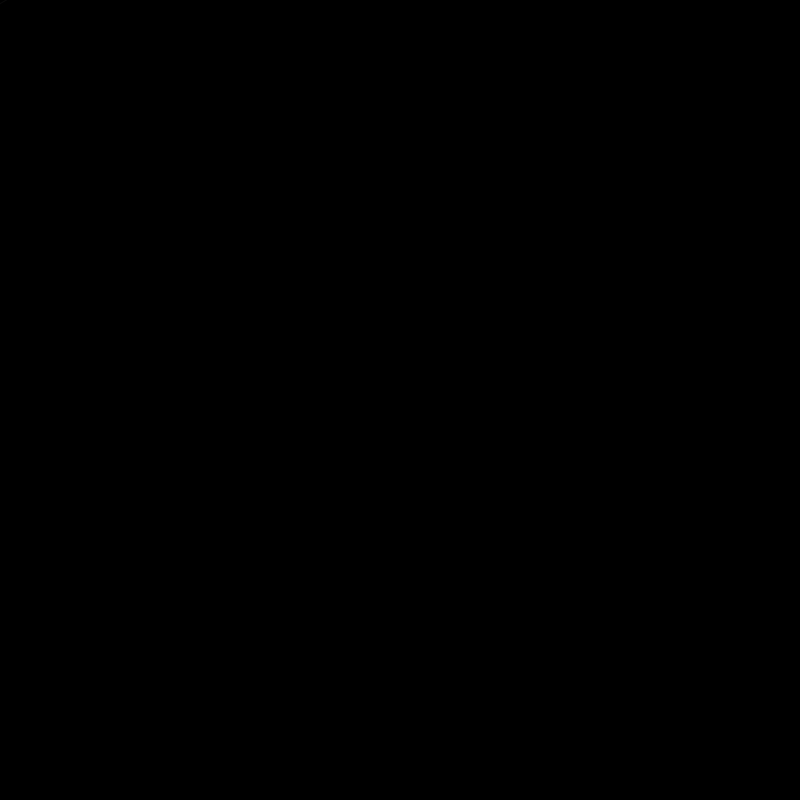
Frame 1 (no input)
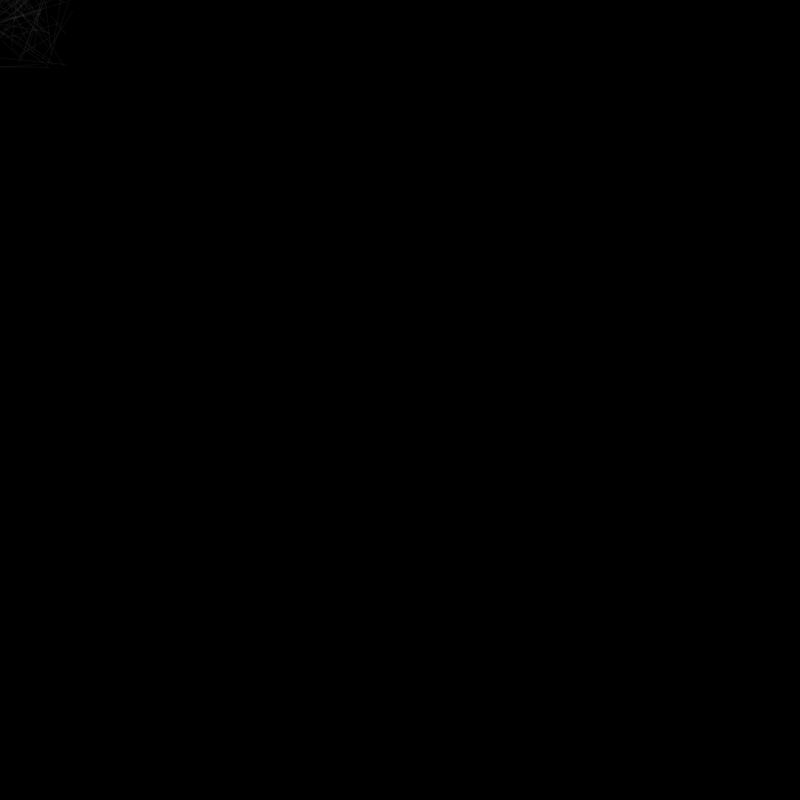
Frame 60 (the mouse pressed at the canvas centre just before this capture)
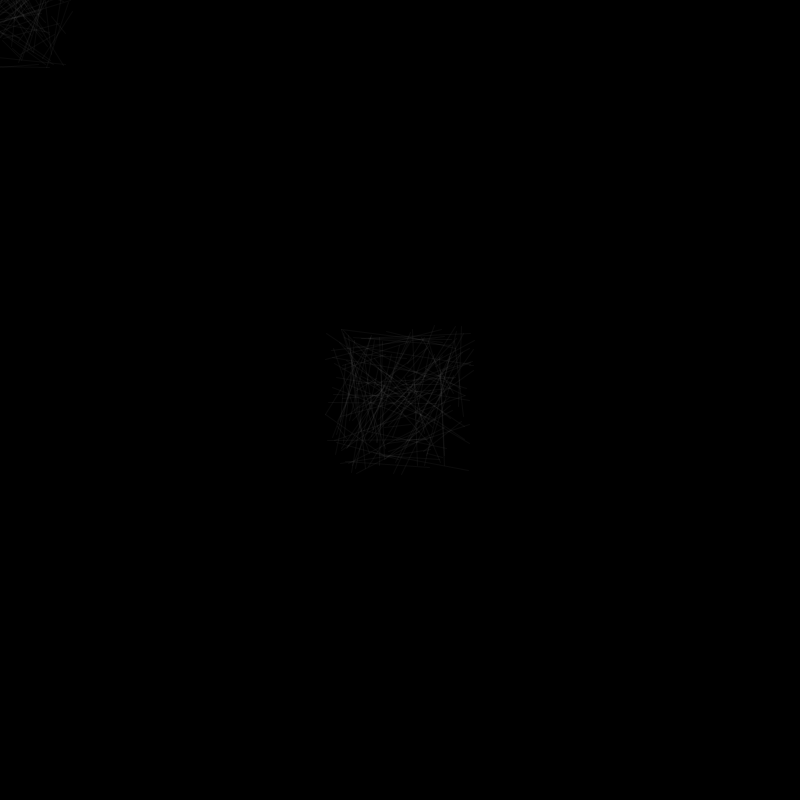
Frame 120 (the mouse held since frame 60 and released just before this capture)

The Processing sketch that drew these frames (run headless with seeded random() and noise(); from frame 60 on, the mouse is pressed at the canvas centre):

// Processing sketch: processing_112145
// ── processing_112145.pde

int randomOffset = 75;
int transparency = 10;

void setup(){
  size (800,800);
  background(0);
}

void draw(){
  stroke(255,transparency);
  for(int i=0; i < 2; i++){
    float startX = random( randomOffset * -1, randomOffset);
    float startY = random( randomOffset * -1, randomOffset);
    float endX = random( randomOffset * -1, randomOffset);
    float endY = random( randomOffset * -1, randomOffset);
    line( mouseX + startX, mouseY + startY, mouseX + endX, mouseY + endY);
    
  }
}

void mousePressed(){
  noStroke();
  fill(random(0,255),random(0,255),random(0,255),transparency);
  for(int i=0; i < 25; i++){
    float startX = random( randomOffset * -1, randomOffset);
    float startY = random( randomOffset * -1, randomOffset);
    float endX = random( randomOffset * -1, randomOffset);
    float endY = random( randomOffset * -1, randomOffset);
    ellipse( mouseX + startX, mouseY + startY, mouseX + endX, mouseY + endY);
  }
  transparency +=1;
}

void keyPressed(){
  if( key == ' '){
    stop();
  }
}
